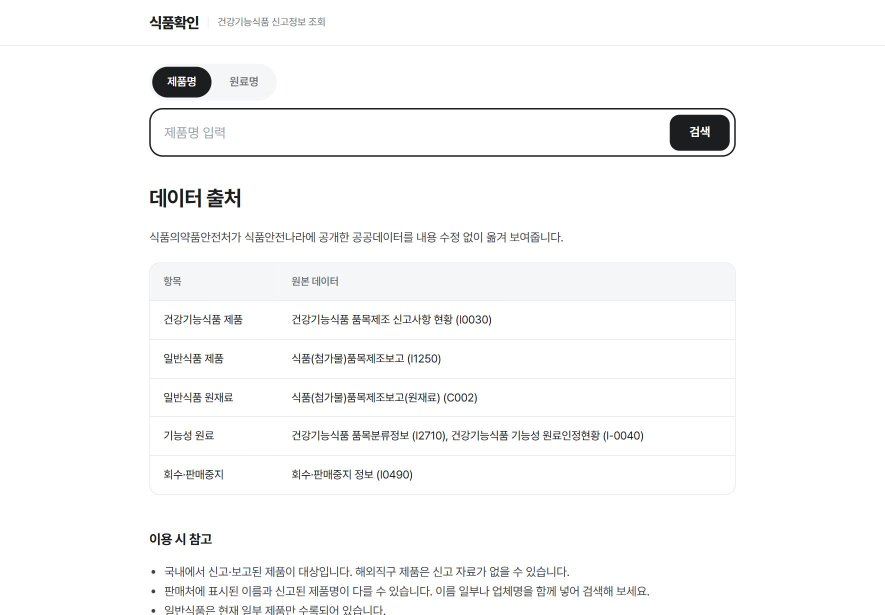
#> input picture 식품확인/평가/img/about.jpg, 1770 x 1230 px (shown at 1/2 size)
$ python -i add_bubbles.py   (imports and definitions only)
#> lines starting #> are read from the running program, lines starting #| are printed output that depends on the picture
#> further down, picture is the input picture: PIL image 1770x1230 RGB; mean R, G, B 248.5, 248.6, 248.7
"""콘티(JSON)를 읽어 컷 이미지에 말풍선과 한글 대사를 넣는다.

사용법:
    python add_bubbles.py <콘티.json> [--only 01,04]

좌표는 모두 이미지 크기에 대한 퍼센트(0~100)다.
원본 이미지는 건드리지 않고, 결과는 콘티의 final_dir(기본 output/final)에 같은 파일명으로 저장한다.
"""
import argparse
import json
import math
import sys
from pathlib import Path

from PIL import Image, ImageDraw, ImageFilter, ImageFont

PROJECT = Path(__file__).resolve().parents[4]
FONT_DIR = PROJECT / "fonts"
FONT_REGULAR = FONT_DIR / "Pretendard-Bold.otf"
FONT_HEAVY = FONT_DIR / "Pretendard-ExtraBold.otf"

SS = 2  # 슈퍼샘플링 배율 (테두리 계단 현상 방지)

# 인스타 피드 규격. 크기 값은 모두 이 가로 폭 기준이며, 다른 크기 이미지는 폭에 비례해 조정된다.
BASE_W, BASE_H = 1080, 1350

# 종류별 기본값(px, 가로 1080 기준).
# 48px은 인스타그램에서 휴대폰 화면(가로 약 390pt)으로 줄였을 때 약 17pt.
# shape: pill(둥근 말풍선) / cloud(구름 모양 속마음) / box(둥근 사각 박스)
# tail: point(뾰족한 꼬리) / dots(작은 동그라미 꼬리) / None
STYLES = {
    "speech":    {"size": 48, "min": 40, "font": FONT_REGULAR, "shape": "pill",  "radius": 0,  "fill": (255, 255, 255), "tail": "point", "max_width": 74},
    "thought":   {"size": 46, "min": 38, "font": FONT_REGULAR, "shape": "cloud", "radius": 0,  "fill": (255, 255, 255), "tail": "dots",  "max_width": 74},
    "narration": {"size": 42, "min": 36, "font": FONT_REGULAR, "shape": "box",   "radius": 10, "fill": (255, 244, 205), "tail": None,    "max_width": 89},
    "info":      {"size": 42, "min": 36, "font": FONT_REGULAR, "shape": "box",   "radius": 22, "fill": (228, 240, 250), "tail": None,    "max_width": 89},
    "title":     {"size": 68, "min": 52, "font": FONT_HEAVY,   "shape": "box",   "radius": 28, "fill": (255, 255, 255), "tail": None,    "max_width": 89},
}
MAX_LINES = 2
SAFE = 60           # 글자를 넣을 수 있는 가장자리 안쪽 여백(px, 1080 기준). 말풍선 전체를 이 안에 둔다
BORDER = 4          # 테두리 두께(px, 1080 기준)
TAIL_MAX = 84       # 꼬리 최대 길이(px, 1080 기준)
TAIL_BASE = 36      # 꼬리 밑변 폭(px, 1080 기준)


def pct_box(box, w, h):
    x1, y1, x2, y2 = box
    return (x1 * w / 100, y1 * h / 100, x2 * w / 100, y2 * h / 100)


# [4 lines left out: function overlap_area, not called in this run]


def text_width(font, s):
    return font.getlength(s)


# [47 lines left out: functions wrap, layout, not called in this run]


def edge_map(img):
    small = img.convert("L").resize((img.width // 4, img.height // 4))
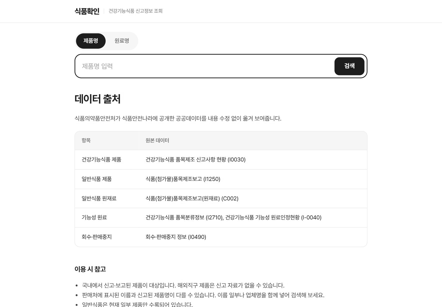
#> small: PIL image 442x307 L; min 16, max 255, mean 248.5
    return small.filter(ImageFilter.FIND_EDGES)
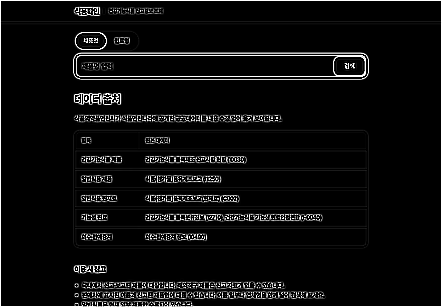
#> returned value: PIL image 442x307 L; min 0, max 255, mean 13.9


# [221 lines left out: functions busyness, auto_place, rect_from_pos, edge_point, cloud_circles, draw_cloud and 5 more, not called in this run]


# [3 lines not run here, left out]

>>> from PIL import Image
>>> picture = Image.open('../../../../../식품확인/평가/img/about.jpg')
>>> result = edge_map(picture)

$ run again, on 식품확인/평가/img/boswellia_gf.jpg
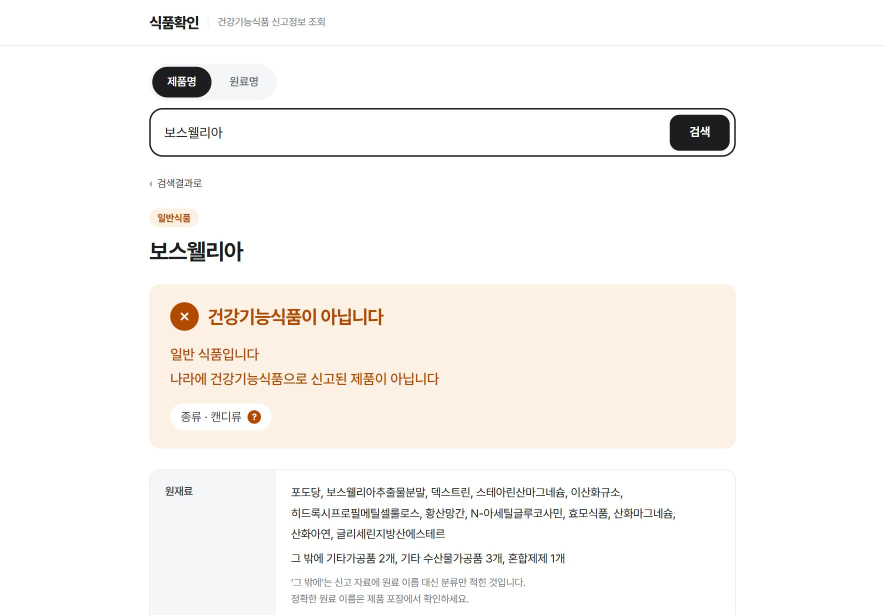
#> input picture 식품확인/평가/img/boswellia_gf.jpg, 1770 x 1230 px (shown at 1/2 size)
#> picture is the input picture: PIL image 1770x1230 RGB; mean R, G, B 249.2, 246.7, 244.4
#> in edge_map, `small = img.convert("L").resize((img.width // 4, img.height // 4))`:
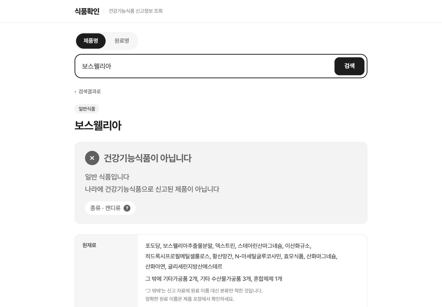
#> small: PIL image 442x307 L; min 17, max 255, mean 247.1
#> in edge_map, `return small.filter(ImageFilter.FIND_EDGES)`:
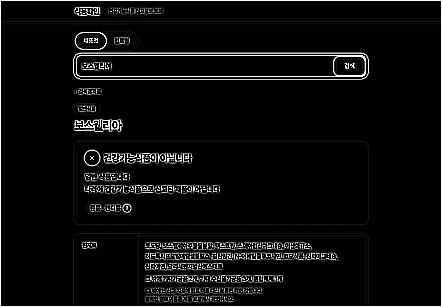
#> returned value: PIL image 442x307 L; min 0, max 255, mean 12.5

$ run again, on 식품확인/평가/img/boswellia_list.jpg
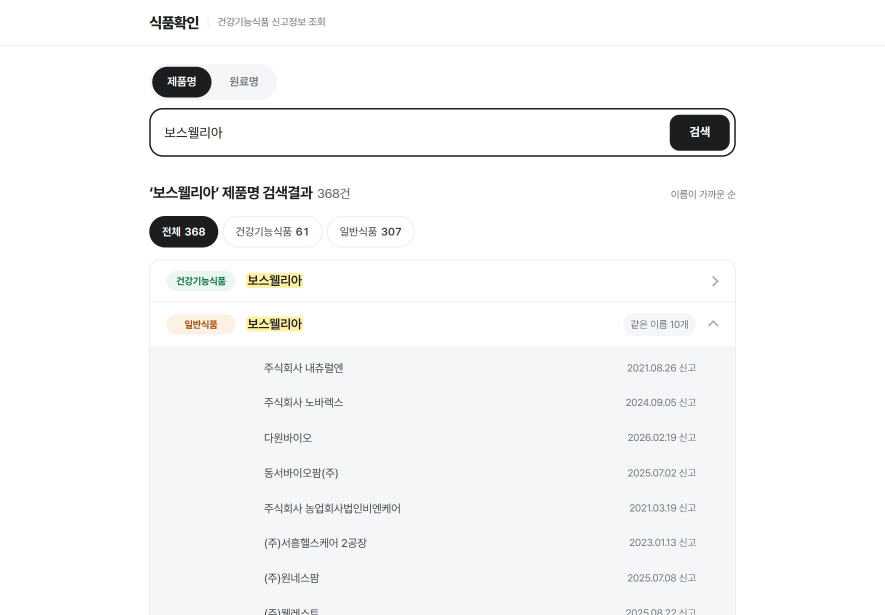
#> input picture 식품확인/평가/img/boswellia_list.jpg, 1770 x 1230 px (shown at 1/2 size)
#> picture is the input picture: PIL image 1770x1230 RGB; mean R, G, B 246.9, 247.3, 247.6
#> in edge_map, `small = img.convert("L").resize((img.width // 4, img.height // 4))`:
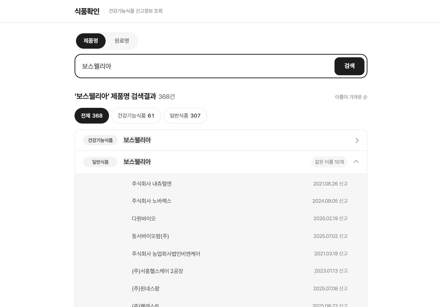
#> small: PIL image 442x307 L; min 17, max 255, mean 247.1
#> in edge_map, `return small.filter(ImageFilter.FIND_EDGES)`:
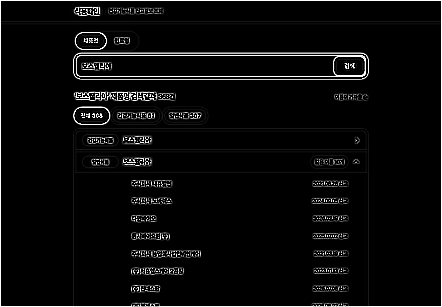
#> returned value: PIL image 442x307 L; min 0, max 255, mean 10.7
